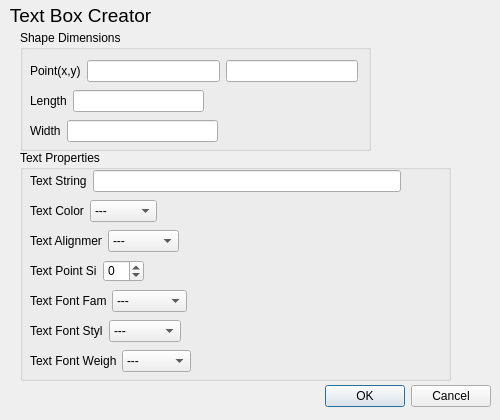
<?xml version="1.0" encoding="UTF-8"?>
<ui version="4.0">
 <class>addTextBox</class>
 <widget class="QDialog" name="addTextBox">
  <property name="geometry">
   <rect>
    <x>0</x>
    <y>0</y>
    <width>500</width>
    <height>420</height>
   </rect>
  </property>
  <property name="windowTitle">
   <string>Dialog</string>
  </property>
  <widget class="QDialogButtonBox" name="buttonBox">
   <property name="geometry">
    <rect>
     <x>150</x>
     <y>380</y>
     <width>341</width>
     <height>32</height>
    </rect>
   </property>
   <property name="orientation">
    <enum>Qt::Horizontal</enum>
   </property>
   <property name="standardButtons">
    <set>QDialogButtonBox::Cancel|QDialogButtonBox::Ok</set>
   </property>
  </widget>
  <widget class="QGroupBox" name="shapeDimensions">
   <property name="geometry">
    <rect>
     <x>20</x>
     <y>30</y>
     <width>351</width>
     <height>121</height>
    </rect>
   </property>
   <property name="title">
    <string>Shape Dimensions</string>
   </property>
   <widget class="QWidget" name="layoutWidget">
    <property name="geometry">
     <rect>
      <x>10</x>
      <y>30</y>
      <width>328</width>
      <height>22</height>
     </rect>
    </property>
    <layout class="QHBoxLayout" name="horizontalLayout">
     <item>
      <widget class="QLabel" name="point">
       <property name="text">
        <string>Point(x,y)</string>
       </property>
      </widget>
     </item>
     <item>
      <widget class="QLineEdit" name="x"/>
     </item>
     <item>
      <widget class="QLineEdit" name="y"/>
     </item>
    </layout>
   </widget>
   <widget class="QWidget" name="layoutWidget_2">
    <property name="geometry">
     <rect>
      <x>10</x>
      <y>60</y>
      <width>174</width>
      <height>22</height>
     </rect>
    </property>
    <layout class="QHBoxLayout" name="horizontalLayout_2">
     <item>
      <widget class="QLabel" name="length">
       <property name="text">
        <string>Length</string>
       </property>
      </widget>
     </item>
     <item>
      <widget class="QLineEdit" name="lengthBox"/>
     </item>
    </layout>
   </widget>
   <widget class="QWidget" name="layoutWidget_3">
    <property name="geometry">
     <rect>
      <x>10</x>
      <y>90</y>
      <width>188</width>
      <height>22</height>
     </rect>
    </property>
    <layout class="QHBoxLayout" name="horizontalLayout_3">
     <item>
      <widget class="QLabel" name="width">
       <property name="text">
        <string>Width</string>
       </property>
      </widget>
     </item>
     <item>
      <widget class="QLineEdit" name="widthBox"/>
     </item>
    </layout>
   </widget>
  </widget>
  <widget class="QLabel" name="title">
   <property name="geometry">
    <rect>
     <x>-20</x>
     <y>0</y>
     <width>201</width>
     <height>31</height>
    </rect>
   </property>
   <property name="text">
    <string>&lt;html&gt;&lt;head/&gt;&lt;body&gt;&lt;p align=&quot;center&quot;&gt;&lt;span style=&quot; font-size:14pt;&quot;&gt;Text Box Creator&lt;/span&gt;&lt;/p&gt;&lt;/body&gt;&lt;/html&gt;</string>
   </property>
  </widget>
  <widget class="QGroupBox" name="groupBox">
   <property name="geometry">
    <rect>
     <x>20</x>
     <y>150</y>
     <width>431</width>
     <height>231</height>
    </rect>
   </property>
   <property name="title">
    <string>Text Properties</string>
   </property>
   <widget class="QWidget" name="">
    <property name="geometry">
     <rect>
      <x>10</x>
      <y>20</y>
      <width>371</width>
      <height>22</height>
     </rect>
    </property>
    <layout class="QHBoxLayout" name="horizontalLayout_4">
     <item>
      <widget class="QLabel" name="label">
       <property name="text">
        <string>Text String</string>
       </property>
      </widget>
     </item>
     <item>
      <widget class="QLineEdit" name="lineEdit">
       <property name="text">
        <string/>
       </property>
      </widget>
     </item>
    </layout>
   </widget>
   <widget class="QWidget" name="">
    <property name="geometry">
     <rect>
      <x>10</x>
      <y>50</y>
      <width>127</width>
      <height>22</height>
     </rect>
    </property>
    <layout class="QHBoxLayout" name="horizontalLayout_5">
     <item>
      <widget class="QLabel" name="label_2">
       <property name="text">
        <string>Text Color</string>
       </property>
      </widget>
     </item>
     <item>
      <widget class="QComboBox" name="comboBox">
       <item>
        <property name="text">
         <string>---</string>
        </property>
       </item>
       <item>
        <property name="text">
         <string>White</string>
        </property>
       </item>
       <item>
        <property name="text">
         <string>Black</string>
        </property>
       </item>
       <item>
        <property name="text">
         <string>Red</string>
        </property>
       </item>
       <item>
        <property name="text">
         <string>Green</string>
        </property>
       </item>
       <item>
        <property name="text">
         <string>Blue</string>
        </property>
       </item>
       <item>
        <property name="text">
         <string>Cyan</string>
        </property>
       </item>
       <item>
        <property name="text">
         <string>Magenta</string>
        </property>
       </item>
       <item>
        <property name="text">
         <string>Yellow</string>
        </property>
       </item>
       <item>
        <property name="text">
         <string>Gray</string>
        </property>
       </item>
      </widget>
     </item>
    </layout>
   </widget>
   <widget class="QWidget" name="">
    <property name="geometry">
     <rect>
      <x>10</x>
      <y>80</y>
      <width>149</width>
      <height>22</height>
     </rect>
    </property>
    <layout class="QHBoxLayout" name="horizontalLayout_6">
     <item>
      <widget class="QLabel" name="label_3">
       <property name="text">
        <string>Text Alignment</string>
       </property>
      </widget>
     </item>
     <item>
      <widget class="QComboBox" name="comboBox_2">
       <item>
        <property name="text">
         <string>---</string>
        </property>
       </item>
       <item>
        <property name="text">
         <string>AlignLeft</string>
        </property>
       </item>
       <item>
        <property name="text">
         <string>AlignRight</string>
        </property>
       </item>
       <item>
        <property name="text">
         <string>AlignTop</string>
        </property>
       </item>
       <item>
        <property name="text">
         <string>AlignBottom</string>
        </property>
       </item>
       <item>
        <property name="text">
         <string>AlignCenter</string>
        </property>
       </item>
      </widget>
     </item>
    </layout>
   </widget>
   <widget class="QWidget" name="">
    <property name="geometry">
     <rect>
      <x>10</x>
      <y>110</y>
      <width>114</width>
      <height>22</height>
     </rect>
    </property>
    <layout class="QHBoxLayout" name="horizontalLayout_7">
     <item>
      <widget class="QLabel" name="label_4">
       <property name="text">
        <string>Text Point Size</string>
       </property>
      </widget>
     </item>
     <item>
      <widget class="QSpinBox" name="spinBox">
       <property name="minimum">
        <number>-1</number>
       </property>
       <property name="maximum">
        <number>50</number>
       </property>
      </widget>
     </item>
    </layout>
   </widget>
   <widget class="QWidget" name="">
    <property name="geometry">
     <rect>
      <x>10</x>
      <y>140</y>
      <width>157</width>
      <height>22</height>
     </rect>
    </property>
    <layout class="QHBoxLayout" name="horizontalLayout_8">
     <item>
      <widget class="QLabel" name="label_5">
       <property name="text">
        <string>Text Font Family</string>
       </property>
      </widget>
     </item>
     <item>
      <widget class="QComboBox" name="comboBox_3">
       <item>
        <property name="text">
         <string>---</string>
        </property>
       </item>
       <item>
        <property name="text">
         <string>Comic Sans MS</string>
        </property>
       </item>
       <item>
        <property name="text">
         <string>Courier</string>
        </property>
       </item>
       <item>
        <property name="text">
         <string>Helvetica</string>
        </property>
       </item>
       <item>
        <property name="text">
         <string>Times</string>
        </property>
       </item>
      </widget>
     </item>
    </layout>
   </widget>
   <widget class="QWidget" name="">
    <property name="geometry">
     <rect>
      <x>10</x>
      <y>170</y>
      <width>151</width>
      <height>22</height>
     </rect>
    </property>
    <layout class="QHBoxLayout" name="horizontalLayout_9">
     <item>
      <widget class="QLabel" name="label_6">
       <property name="text">
        <string>Text Font Style</string>
       </property>
      </widget>
     </item>
     <item>
      <widget class="QComboBox" name="comboBox_4">
       <item>
        <property name="text">
         <string>---</string>
        </property>
       </item>
       <item>
        <property name="text">
         <string>StyleNormal</string>
        </property>
       </item>
       <item>
        <property name="text">
         <string>StyleItalic</string>
        </property>
       </item>
       <item>
        <property name="text">
         <string>StyleOblique</string>
        </property>
       </item>
      </widget>
     </item>
    </layout>
   </widget>
   <widget class="QWidget" name="">
    <property name="geometry">
     <rect>
      <x>10</x>
      <y>200</y>
      <width>161</width>
      <height>22</height>
     </rect>
    </property>
    <layout class="QHBoxLayout" name="horizontalLayout_10">
     <item>
      <widget class="QLabel" name="label_7">
       <property name="text">
        <string>Text Font Weight</string>
       </property>
      </widget>
     </item>
     <item>
      <widget class="QComboBox" name="comboBox_5">
       <item>
        <property name="text">
         <string>---</string>
        </property>
       </item>
       <item>
        <property name="text">
         <string>Thin</string>
        </property>
       </item>
       <item>
        <property name="text">
         <string>Light</string>
        </property>
       </item>
       <item>
        <property name="text">
         <string>Normal</string>
        </property>
       </item>
       <item>
        <property name="text">
         <string>Bold</string>
        </property>
       </item>
      </widget>
     </item>
    </layout>
   </widget>
  </widget>
 </widget>
 <resources/>
 <connections>
  <connection>
   <sender>buttonBox</sender>
   <signal>accepted()</signal>
   <receiver>addTextBox</receiver>
   <slot>accept()</slot>
   <hints>
    <hint type="sourcelabel">
     <x>248</x>
     <y>254</y>
    </hint>
    <hint type="destinationlabel">
     <x>157</x>
     <y>274</y>
    </hint>
   </hints>
  </connection>
  <connection>
   <sender>buttonBox</sender>
   <signal>rejected()</signal>
   <receiver>addTextBox</receiver>
   <slot>reject()</slot>
   <hints>
    <hint type="sourcelabel">
     <x>316</x>
     <y>260</y>
    </hint>
    <hint type="destinationlabel">
     <x>286</x>
     <y>274</y>
    </hint>
   </hints>
  </connection>
 </connections>
</ui>
